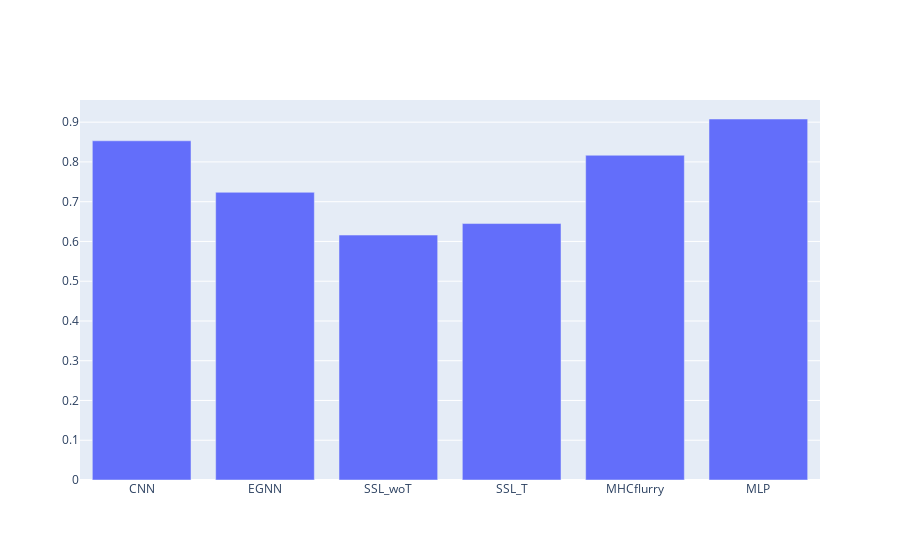

The cell this chart's notebook holds for it:
### Code cell
#%% Shuffled performances
def get_shuff_auc(title, dfot):
    IDs = dfi['ID'].values
    dfauc = pd.merge(dfi[dfi['ID'].isin(IDs)], dfot[dfot['ID'].isin(IDs)], on='ID')
    return classMetrics.roc_auc(dfauc[label_per_model[title][0]], dfauc[label_per_model[title][1]])

dfi = pd.read_csv('/projects/0/einf2380/data/external/processed/I/experiments/BA_pMHCI_human_quantitative_only_eq_pseudoseq_clustered_test.csv')
dfi['label'] = np.where(dfi['measurement_value'] < 500, 1.0, 0.0)

#models_outputs = {}
AUCs = {}

title = 'CNN'
dfot = pd.read_csv('/projects/0/einf2380/data/pop_paper_data/cnn_outputs/shuffled_cnn_outputs.csv')
#dfot = dfo[dfo['PHASE'].str.contains('testing', case=False)]
dfot['TARGET'] = dfot['TARGET'].astype(float)
dfot['ID'] = dfot['KEY']

AUCs[title] = get_shuff_auc(title, dfot)

# GNN outputs
title = 'GNN'
dfot = pd.read_hdf('/projects/0/einf2380/data/pMHCI/trained_models/deeprank2/experiments/exp_100k_std_transf_bs64_naivegnn1_wloss_0_230607/output/output_exporter.hdf5'
                  , key="testing")
dfot['entry']= [x.split(':')[2] for x in dfot['entry']]
dfot['ID'] = dfot['entry']
dfot['output']= [x[1] for x in dfot['output']]

AUCs[title] = get_shuff_auc(title, dfot)

#%% EGNN outputs
def sigmoid(x):
    return np.exp(-np.logaddexp(0, -x))
title = 'EGNN'
dfo = pd.read_csv('/projects/0/einf2380/data/pop_paper_data/egnn_outputs/egnn_supervised_shuffle.csv')
dfot = dfo[dfo['PHASE'].str.contains('validation', case=False)]
dfot['OUTPUT_1']=sigmoid(dfot['OUTPUT_0'])
dfot['TARGET'] = dfot['TARGET'].astype(float)
dfot['ID'] = dfot['KEY']

AUCs[title] = get_shuff_auc(title, dfot)

#%% SSL without TCRs outputs

title = 'SSL_woT'
dfo = pd.read_csv('/projects/0/einf2380/data/pop_paper_data/egnn_outputs/egnn_ssl_no_tcr_shuffle.csv')
dfot = dfo[dfo['PHASE'].str.contains('validation', case=False)]
dfot['OUTPUT_1']=sigmoid(dfot['OUTPUT_0'])
dfot['TARGET'] = dfot['TARGET'].astype(float)
dfot['ID'] = dfot['KEY']

AUCs[title] = get_shuff_auc(title, dfot)

#%% SSL without TCRs outputs

title = 'SSL_T'
dfo = pd.read_csv('/projects/0/einf2380/data/pop_paper_data/egnn_outputs/egnn_ssl_shuffle.csv')
dfot = dfo[dfo['PHASE'].str.contains('validation', case=False)]
dfot['OUTPUT_1']=sigmoid(dfot['OUTPUT_0'])
dfot['TARGET'] = dfot['TARGET'].astype(float)
dfot['ID'] = dfot['KEY']

AUCs[title] = get_shuff_auc(title, dfot


#%% MHCflurry outputs
title='MHCflurry'
dfo = pd.read_csv('/projects/0/einf2380/data/pop_paper_data/mhcflurry_outputs/shuffled_mhcflurry_outputs.csv',
                header=None, names=['ID', 'BA', 'OUTPUT_1'])

AUCs[title] = get_shuff_auc(title, dfo)

#%% MLP 
title='MLP'
dfo = pd.read_csv('/projects/0/einf2380/data/pop_paper_data/mlp_outputs/shuffled_mlp_outputs.csv',
                header=None, names=['ID', 'BA', 'OUTPUT_1'])

AUCs[title] = get_shuff_auc(title, dfo)

#plt.bar(AUCs.keys(), AUCs.values())
fig = go.Figure()
fig.add_trace(go.Bar(x=list(AUCs.keys()), y=list(AUCs.values())))

### Figure 1 — Plotly figure (JSON) as saved in the notebook; plotly's stock layout.template omitted (floating-point values rounded to 4 significant figures)
{"data": [{"type": "bar", "x": ["CNN", "EGNN", "SSL_woT", "SSL_T", "MHCflurry", "MLP"], "y": [0.8532, 0.7236, 0.616, 0.645, 0.8168, 0.908]}], "layout": {}}
